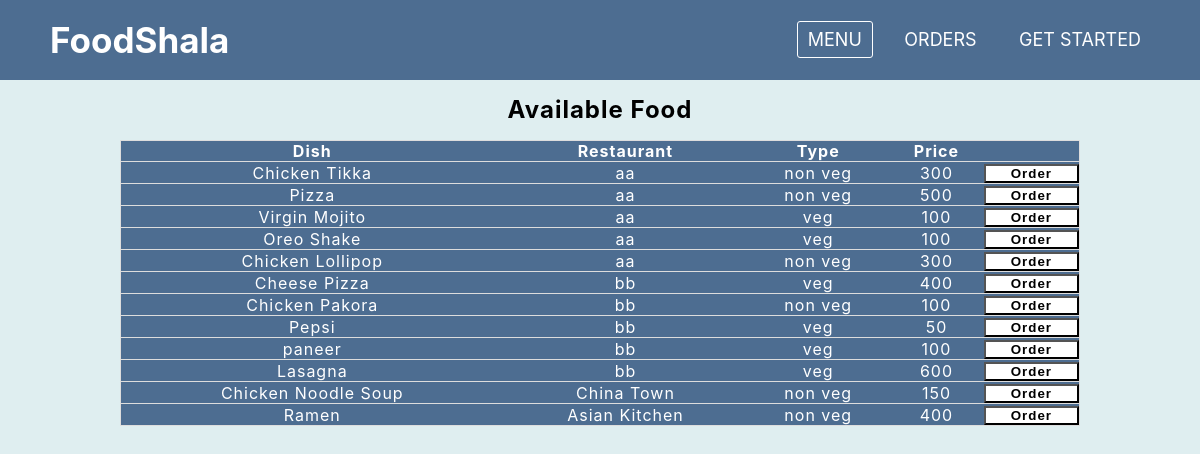
Page /menu.php on the committed database.
### tables this page shows
CREATE TABLE `fooditems` (
  `food_id` int(100) NOT NULL,
  `food_name` varchar(100) NOT NULL,
  `food_type` varchar(15) NOT NULL,
  `r_id` int(100) NOT NULL,
  `r_name` varchar(100) NOT NULL,
  `food_price` int(100) NOT NULL
);

### resources/services.php (called while the page is built, shortened)
<?php
function checkLogin(){
    $user_data = array_fill_keys(array('user_id', 'user_name', 'user_type', 'user_preference'), '');
    return $user_data;
}
?>

### menu.php (the view, shortened to what this page needs)
<!DOCTYPE html>
<html>
    <head>
        <link rel="stylesheet" type="text/css" href="./resources/index.css">
    </head>
    <body>
        <nav>
            <label class="logo">FoodShala</label>
            <ul>
               <?php
                require_once './resources/services.php';
                $data = checkLogin();
                if($data['user_type'] == 'customer'){ ?>
                    <li><span class="hi-user">Hi <?php echo $data['user_name'] ?></span></li>
                    <li><a class="active"href = "#">Menu</a></li>
                    <li><a href = "./orders.php">Orders</a></li>
                    <li><a href = "./resources/logout.php">Logout</a></li>
                <?php } else{ ?>
                    <li><a class="active"href = "#">Menu</a></li>
                    <li><a href = "./index.php?error=4">Orders</a></li>
                    <li><a href = "./index.php">Get Started</a></li>
                <?php  }  ?>
               </ul>
        </nav>
        <div class="food-items-container">
        <table class= food-items-table>
            <caption><span class="available">Available Food</span></caption>
            <thead>
            <tr class="table-header">
                <th>Dish</th>
                <th>Restaurant</th>
                <th>Type</th>
                <th>Price</th>
                <th></th>
            </tr>
            </thead>
            <tbody>
            <?php
              $dbServername = "localhost";
              $dbUsername = "root";
              $dbPassword = "";
              $dbName = "ISproject";
              $conn = mysqli_connect($dbServername,$dbUsername,$dbPassword,$dbName);
              $sql = "Select * from fooditems";
              $food=mysqli_query($conn, $sql);
              if(mysqli_num_rows($food)){
                while($row = mysqli_fetch_assoc($food)) {
                    $name = $row["food_name"];
                    $res = $row["r_name"];
                    $type = $row["food_type"];
                    $price = $row['food_price'];
                    $f_id = $row['food_id'];
                   ?>
                    <tr><td><?php echo $name?></td>
                    <td><?php echo $res?></td>
                    <td><?php echo $type?></td>
                    <td><?php echo $price?></td>
                    <td>
                    <button onclick="window.location.href = './resources/placeorder.php?id=<?php echo $f_id; ?>';" type='submit' name='orderBtn' class='orderBtn' value=<?php echo $f_id?>>Order</button>
                     </td></tr>
           <?php
             }
            }
          ?>
          </tbody>
        </table>
        </div>
    </body>
</html>

### resources/index.css (style rules this page uses)
* { padding: 0; margin: 0; text-decoration: none; list-style: none; }
body { font-family: -apple-system, BlinkMacSystemFont, 'Segoe UI', Roboto, Oxygen, Ubuntu, Cantarell, 'Open Sans', 'Helvetica Neue', sans-serif; background-color: #dfeef0; }
nav { height: 80px; width: 100%; background: #4d6d91; }
label.logo { font-size: 35px; float: left; font-weight: bold; color: white; padding: 0 50px; line-height: 80px; }
nav ul { float: right; margin-right: 40px; }
nav li { display: inline-block; margin: 0 8px; line-height: 80px; }
nav a,span.hi-user { color: white; font-size: 18px; border: 1px solid transparent; text-transform: uppercase; padding: 7px 10px; border-radius: 3px; }
nav a.active,a:hover { border: 1px solid white; }
.food-items-container { box-sizing: border-box; width: 80%; margin: 0 auto; }
.food-items-table { background: #4d6d91; text-align: center; letter-spacing: 1px; outline: none; color: white; line-height: 1.25; border: 1px solid #ccc; border-collapse: collapse; margin: 0; padding: 0; width: 100%; table-layout: auto; }
span.available { color: black; text-align: center; font-size: 24px; font-weight: bold; line-height: 60px; }
.orderBtn { width: 100%; box-sizing: border-box; background: white; font-weight: bold; letter-spacing: 1px; outline: none; transition: all 0.5s ease; }
table tr { border: 1px solid #ddd; padding: .35em; }

### rows in the picture
fooditems: food_name "Chicken Tikka", r_name "aa", food_type "non veg", food_price "300", $f_id 1 (drawn)
fooditems: food_name "Pizza", r_name "aa", food_type "non veg", food_price "500", $f_id 2 (drawn)
fooditems: food_name "Virgin Mojito", r_name "aa", food_type "veg", food_price "100", $f_id 3 (drawn)
fooditems: food_name "Oreo Shake", r_name "aa", food_type "veg", food_price "100", $f_id 4 (drawn)
fooditems: food_name "Chicken Lollipop", r_name "aa", food_type "non veg", food_price "300", $f_id 5 (drawn)
fooditems: food_name "Cheese Pizza", r_name "bb", food_type "veg", food_price "400", $f_id 6 (drawn)
fooditems: food_name "Chicken Pakora", r_name "bb", food_type "non veg", food_price "100", $f_id 7 (drawn)
fooditems: food_name "Pepsi", r_name "bb", food_type "veg", food_price "50", $f_id 8 (drawn)
fooditems: food_name "paneer", r_name "bb", food_type "veg", food_price "100", $f_id 9 (drawn)
fooditems: food_name "Lasagna", r_name "bb", food_type "veg", food_price "600", $f_id 10 (drawn)
fooditems: food_name "Chicken Noodle Soup", r_name "China Town", food_type "non veg", food_price "150", $f_id 11 (drawn)
fooditems: food_name "Ramen", r_name "Asian Kitchen", food_type "non veg", food_price "400", $f_id 12 (drawn)
